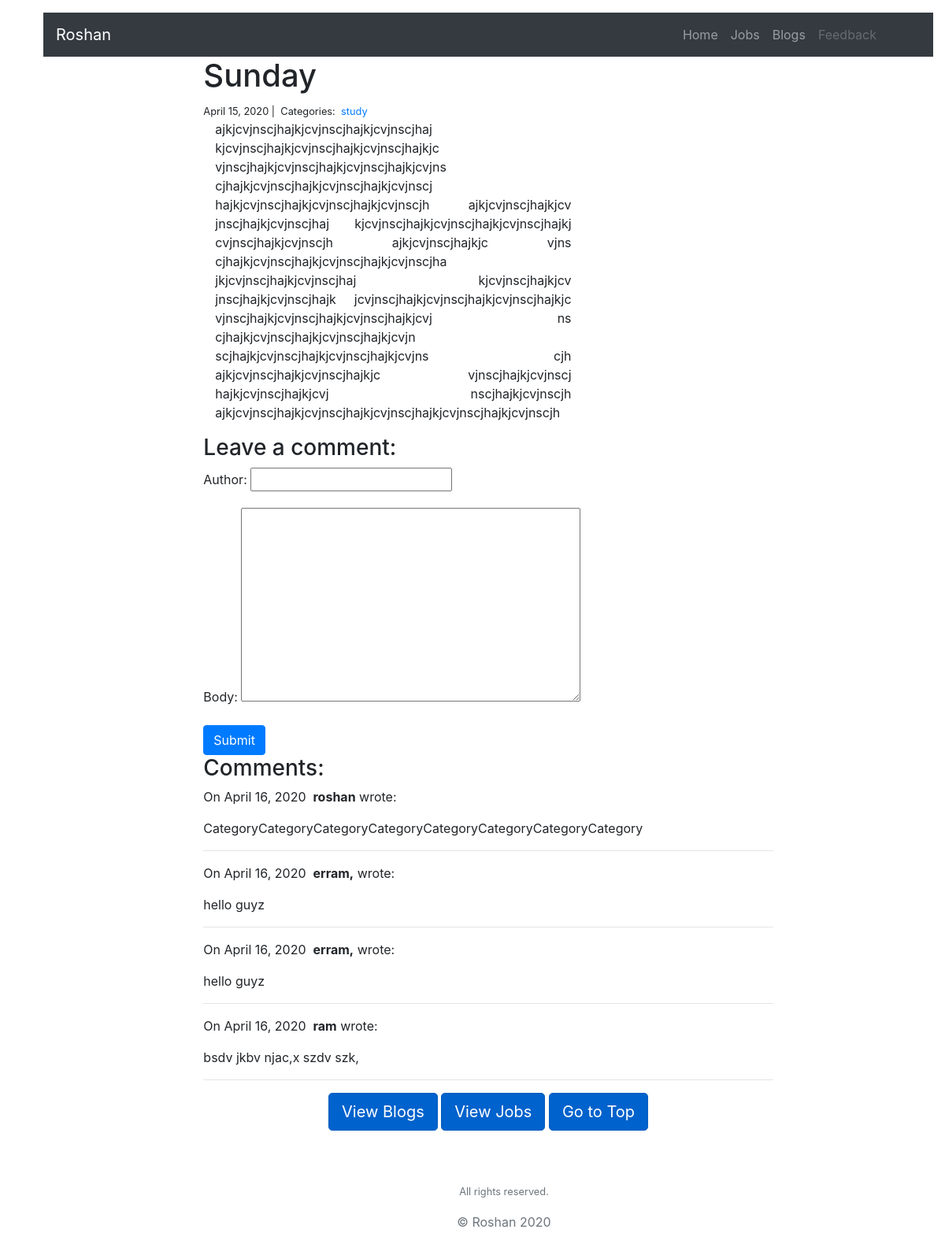
Page /blog/1/ on the committed database.
### blog/models.py (models this page shows, shortened)
class Post(models.Model):
	title= models.CharField(max_length=200)
	body=models.TextField()
	created_on = models.DateTimeField(auto_now_add=True)
	last_modified = models.DateTimeField(auto_now=True)
	categories = models.ManyToManyField('Category', related_name='posts')

class Category(models.Model):
	name=models.CharField(max_length=100)

class Comments(models.Model):
	author = models.CharField(max_length=60)
	body = models.TextField()
	created_on = models.DateTimeField(auto_now_add=True)
	post = models.ForeignKey('Post', on_delete=models.CASCADE)

### blog/views.py (the view, shortened to what this page needs)
# urls.py: path('<int:pk>/',views.blog_detail, name='blog_detail'),
def blog_detail(request, pk):
	post = Post.objects.get(pk=pk)
	form=CommentForm()
	comments = Comments.objects.filter(post=post)
	context = {
		'form':form,
		'post': post,
		'comments': comments,
		}
	return render(request, 'blogs/blog_detail.html', context)

### blog/forms.py
class CommentForm(forms.Form):
	author = forms.CharField(max_length=60)
	body = forms.CharField(widget=forms.Textarea())

### templates/blogs/blog_detail.html (shortened to what this page needs)
{% extends "base.html" %}
{% load static %}
{% block page_content %}
<div class="col-md-8 offset-md-2 container">
    <h1>{{ post.title }}</h1>
    <small>
        {{ post.created_on.date }} |&nbsp;
        Categories:&nbsp;
        {% for category in post.categories.all %}
        <a href="{% url 'blog:blog_category' category.name %}">
            {{ category.name }}
        </a>&nbsp;
        {% endfor %}
    </small>
    <p class="col-md-8 text-justify">{{ post.body }}</p>
    <h3>Leave a comment:</h3>
    <form action="/blog/{{ post.pk }}/" method="post">
        {{form.as_p}}
        <button type="submit" class="btn btn-primary">Submit</button>
    </form>
    <h3>Comments:</h3>
    {% for comment in comments %}
    <p>
        On {{comment.created_on.date }}&nbsp;
        <b>{{ comment.author }}</b> wrote:
    </p>
    <p>{{ comment.body }}</p>
    <hr>
    {% endfor %}
</div>
{% endblock %}

### templates/base.html (shortened to what this page needs)
<!DOCTYPE html>
<html>
<head>
</head>
<body class="container-fluid">
	<link rel="stylesheet" href="https://stackpath.bootstrapcdn.com/bootstrap/4.4.1/css/bootstrap.min.css">
<dir>
<nav class="navbar navbar-expand-lg navbar-dark bg-dark">
  <a class="navbar-brand" href="{% url 'home:home' %}">Roshan</a>
  <div class="collapse navbar-collapse justify-content-end pr-5 pl-5 " id="navbarNavAltMarkup">
    <div class="navbar-nav ">
      <a class="nav-item nav-link" href="{% url 'home:home'  %}">Home <span class="sr-only">(current)</span></a>
      <a class="nav-item nav-link" href="{% url 'job:job_index'  %}">Jobs<span class="sr-only">(current)</span></a>
      <a class="nav-item nav-link" href="{% url 'blog:blog_index'  %}">Blogs<span class="sr-only">(current)</span></a>
      <a class="nav-item nav-link disabled" href="#" tabindex="-1" aria-disabled="true">Feedback</a>
    </div>
  </div>
</nav>
{% block page_content %}
{% endblock %}
<div >
	<p style="text-align: center;">
<a href="{% url 'blog:blog_index'  %}" class="btn btn-primary btn-lg active text-center justify-content-center" role="button" aria-pressed="true">View Blogs</a>
<a href="{% url 'job:job_index'  %}" class="btn btn-primary btn-lg active text-center justify-content-center" role="button" aria-pressed="true">View Jobs</a>
<a href="#" class="btn btn-primary btn-lg active text-center justify-content-center" role="button" aria-pressed="true">Go to Top</a>
</p>
</div>
<footer class="bd-footer text-muted text-md-center">
  <div class="container-fluid pt-5">
    <ul class="bd-footer-links">
     <p><small>All rights reserved.</small></p>
     <p>&copy; Roshan 2020</p>
  </div>
</footer>
</dir>
</body>
</html>

### rows in the picture
Post: title "Sunday", created_on "April 15, 2020", body "ajkjcvjnscjhajkjcvjnscjhajkjcvjnscjhaj kjcvjnscjhajkjcvjnscjhajkjcvjnscjhajkjc vjnscjhajkjcvjnscjhajkjcvjnscjhajkjcvjns cjhajkjcvjnscjhajkjcvjnscjhajkjcvjnscj hajkjcvjnscjhajkjcvjnscjhajkjcvjnscjh ajkjcvjnscjhajkjcv jnscjhajkjcvjnscjhaj kjcvjnscjhajkjcvjnscjhajkjcvjnscjhajkj cvjnscjhajkjcvjnscjh ajkjcvjnscjhajkjc vjns cjhajkjcvjnscjhajkjcvjnscjhajkjcvjnscjha jkjcvjnscjhajkjcvjnscjhaj kjcvjnscjhajkjcv jnscjhajkjcvjnscjhajk jcvjnscjhajkjcvjnscjhajkjcvjnscjhajkjc vjnscjhajkjcvjnscjhajkjcvjnscjhajkjcvj ns cjhajkjcvjnscjhajkjcvjnscjhajkjcvjn scjhajkjcvjnscjhajkjcvjnscjhajkjcvjns cjh ajkjcvjnscjhajkjcvjnscjhajkjc vjnscjhajkjcvjnscj hajkjcvjnscjhajkjcvj nscjhajkjcvjnscjh…"
Category: name "study"
Comments: created_on "April 16, 2020", author "roshan", body "CategoryCategoryCategoryCategoryCategoryCategoryCategoryCategory"
Comments: created_on "April 16, 2020", author "erram,", body "hello guyz"
Comments: created_on "April 16, 2020", author "erram,", body "hello guyz"
Comments: created_on "April 16, 2020", author "ram", body "bsdv jkbv njac,x szdv szk,"
